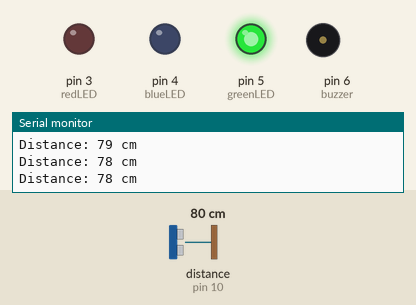
This sketch was run on a simulated Arduino Uno, built with avr-gcc and run on an emulated ATmega328P. Parts: output pins drawn as LEDs (lit = HIGH), buzzer (waves = sounding, pin HIGH), the last lines printed to the serial monitor. Wiring (inferred from the names in the program): ultrasonic range finder: trigger pin 9; echo pin 10. The test bench sets the inputs (shaded band); at power-on: distance to the obstacle (sensor on pin 10) 80 cm. The echo pulse lasts 58.3 µs per cm; pins used as bus, display or sensor lines are not drawn.

Above: at 1.3 s.
1.4 s: distance to the obstacle (sensor on pin 10) set to 24 cm
2.9 s: distance to the obstacle (sensor on pin 10) set to 20 cm
At 3.3 s:
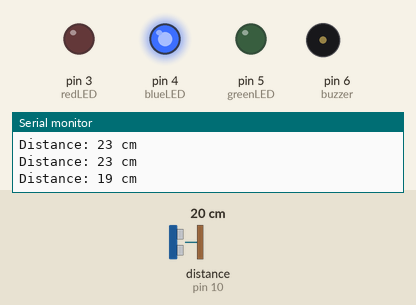
4.5 s: distance to the obstacle (sensor on pin 10) set to 12 cm
6.0 s: distance to the obstacle (sensor on pin 10) set to 9 cm
At 7.2 s:
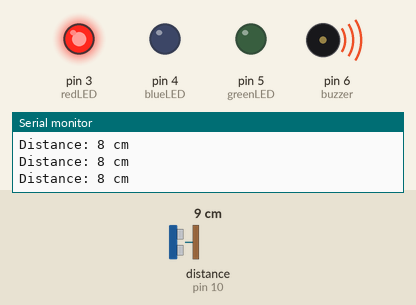
7.5 s: distance to the obstacle (sensor on pin 10) set to 18 cm
At 8.5 s:
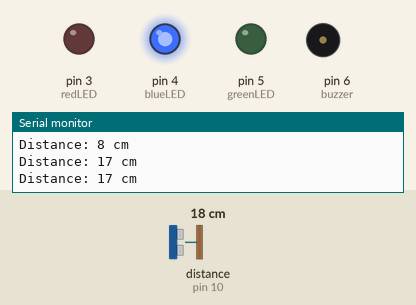
9.0 s: distance to the obstacle (sensor on pin 10) set to 2 cm
At 9.8 s:
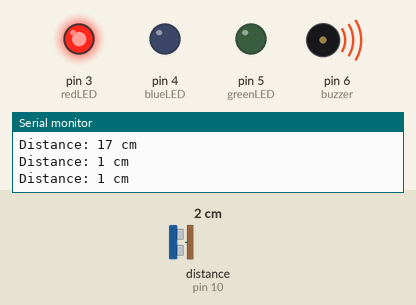
Timing chart, 0 to 11.5 s (numbered marks = the images above; inputs shaded):
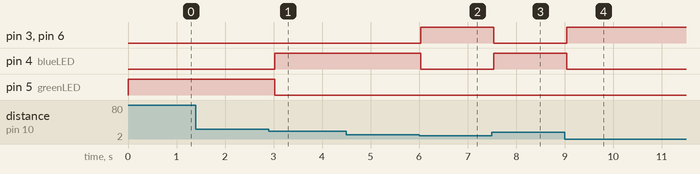

Measured:
- the behaviour switches between 22 and 21 cm on distance to the obstacle (sensor on pin 10) (found by bisection; images 0 and 1)
- the behaviour switches between 11 and 10 cm on distance to the obstacle (sensor on pin 10) (found by bisection; images 1 and 2)
- after the input at 2.9 s, pin 4 (blueLED): LOW → HIGH after 0.12 s; pin 5 (greenLED): HIGH → LOW after 0.12 s
- after the input at 6.0 s, pin 3 (redLED), pin 6 (buzzer): LOW → HIGH at once; pin 4 (blueLED): HIGH → LOW at once
- after the input at 7.5 s, pin 3 (redLED), pin 6 (buzzer): HIGH → LOW at once; pin 4 (blueLED): LOW → HIGH at once
- after the input at 9.0 s, pin 3 (redLED), pin 6 (buzzer): LOW → HIGH at once; pin 4 (blueLED): HIGH → LOW at once

The sketch:

Object_detection.ino
```cpp
// When an object is detected within 30 cm, the system should activate a beeping sound and turn on the red LED.
// When the object is detected between 30 cm and 100 cm, the system should activate a beeping sound and turn on the green LED.
// When the object is detected at a distance greater than 100 cm, the system should turn on the blue LED and stop the beeping sound.

const int trigPin = 9;
const int echoPin = 10;
const int redLED = 3;
const int blueLED = 4;
const int greenLED = 5;
const int buzzer = 6;

long duration;
int distance;

void setup() {
  Serial.begin(9600);


  pinMode(trigPin, OUTPUT);
  pinMode(echoPin, INPUT);
  pinMode(redLED, OUTPUT);
  pinMode(blueLED, OUTPUT);
  pinMode(greenLED, OUTPUT);
  pinMode(buzzer, OUTPUT);
}

void loop() {
  digitalWrite(trigPin, LOW);
  delayMicroseconds(2);

  digitalWrite(trigPin, HIGH);
  delayMicroseconds(10);
  digitalWrite(trigPin, LOW);

  duration = pulseIn(echoPin, HIGH);

  distance = duration * 0.034 / 2;

  Serial.print("Distance: ");
  Serial.print(distance);
  Serial.println(" cm");

  if (distance < 10) {
    digitalWrite(redLED, HIGH);
    digitalWrite(blueLED, LOW);
    digitalWrite(greenLED, LOW);
    digitalWrite(buzzer, HIGH);
  }
  else if (distance >= 10 && distance <= 20) {
    digitalWrite(redLED, LOW);
    digitalWrite(blueLED, HIGH);
    digitalWrite(greenLED, LOW);
    digitalWrite(buzzer, LOW);
  }
  else {
    digitalWrite(redLED, LOW);
    digitalWrite(blueLED, LOW);
    digitalWrite(greenLED, HIGH);
    digitalWrite(buzzer, LOW);
  }

  delay(500);
}
```
